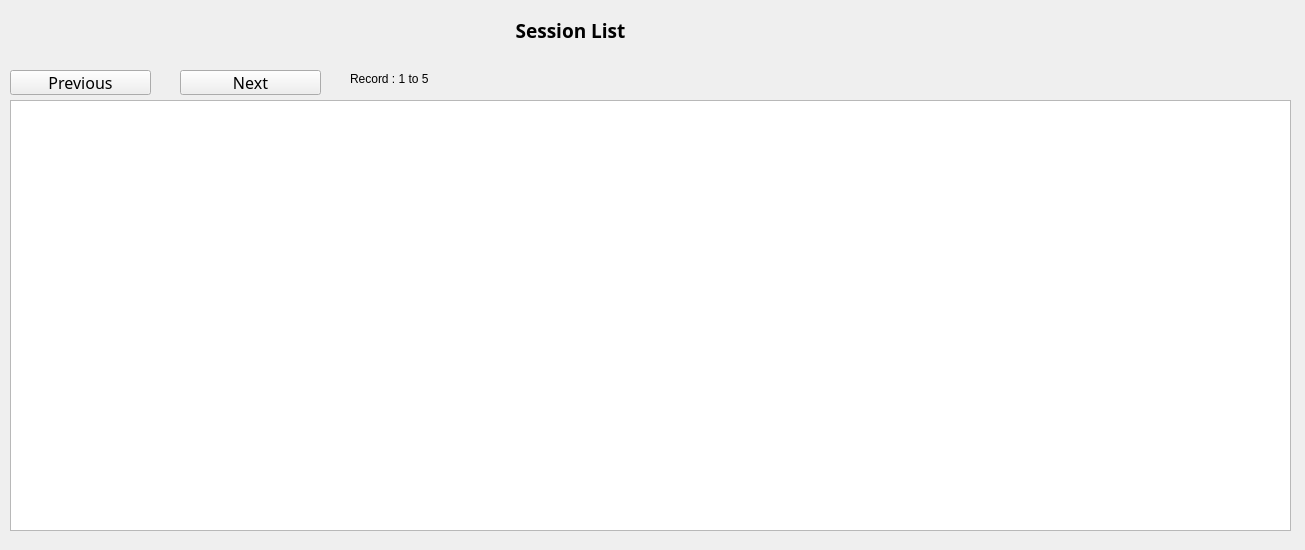
<?xml version="1.0" encoding="UTF-8"?>
<ui version="4.0">
 <class>widget</class>
 <widget class="QWidget" name="widget">
  <property name="geometry">
   <rect>
    <x>0</x>
    <y>0</y>
    <width>1305</width>
    <height>550</height>
   </rect>
  </property>
  <property name="minimumSize">
   <size>
    <width>1300</width>
    <height>550</height>
   </size>
  </property>
  <property name="windowTitle">
   <string>Session Records</string>
  </property>
  <widget class="QPushButton" name="nextBTN">
   <property name="geometry">
    <rect>
     <x>180</x>
     <y>70</y>
     <width>141</width>
     <height>25</height>
    </rect>
   </property>
   <property name="font">
    <font>
     <family>Abyssinica SIL</family>
     <pointsize>12</pointsize>
    </font>
   </property>
   <property name="text">
    <string>Next</string>
   </property>
  </widget>
  <widget class="QLabel" name="titleLBL">
   <property name="geometry">
    <rect>
     <x>420</x>
     <y>20</y>
     <width>301</width>
     <height>21</height>
    </rect>
   </property>
   <property name="font">
    <font>
     <family>Ubuntu Condensed</family>
     <pointsize>14</pointsize>
     <weight>75</weight>
     <bold>true</bold>
    </font>
   </property>
   <property name="text">
    <string>Session List</string>
   </property>
   <property name="alignment">
    <set>Qt::AlignCenter</set>
   </property>
  </widget>
  <widget class="QTableWidget" name="sessionTBL">
   <property name="geometry">
    <rect>
     <x>10</x>
     <y>100</y>
     <width>1281</width>
     <height>431</height>
    </rect>
   </property>
   <property name="font">
    <font>
     <family>Ubuntu Condensed</family>
     <pointsize>12</pointsize>
     <weight>75</weight>
     <bold>true</bold>
    </font>
   </property>
  </widget>
  <widget class="QPushButton" name="previousBTN">
   <property name="geometry">
    <rect>
     <x>10</x>
     <y>70</y>
     <width>141</width>
     <height>25</height>
    </rect>
   </property>
   <property name="font">
    <font>
     <family>Abyssinica SIL</family>
     <pointsize>12</pointsize>
    </font>
   </property>
   <property name="text">
    <string>Previous</string>
   </property>
  </widget>
  <widget class="QLabel" name="recordLBL">
   <property name="geometry">
    <rect>
     <x>350</x>
     <y>70</y>
     <width>141</width>
     <height>17</height>
    </rect>
   </property>
   <property name="text">
    <string>Record : 1 to 5</string>
   </property>
  </widget>
 </widget>
 <resources/>
 <connections/>
</ui>
